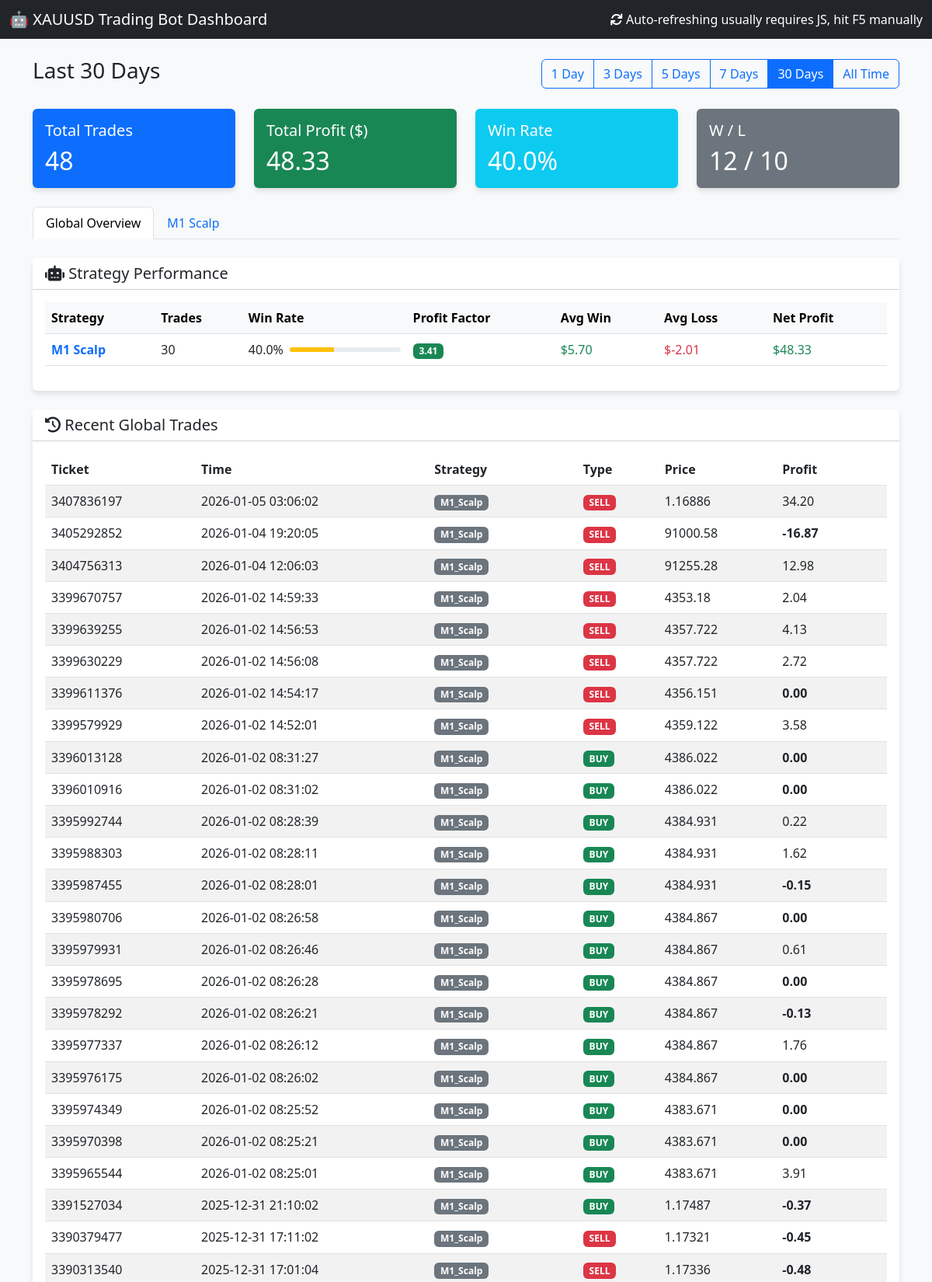
The page / (upper part) on the database its author committed.
### tables this page shows
CREATE TABLE orders (
                ticket INTEGER PRIMARY KEY,
                strategy_name TEXT,
                symbol TEXT,
                order_type TEXT,
                volume REAL,
                open_price REAL,
                sl REAL,
                tp REAL,
                open_time DATETIME,
                close_price REAL,
                profit REAL,
                comment TEXT,
                account_id INTEGER DEFAULT 0
            );

### dashboard.py (the view)
@app.route('/')
def index():
    cur = get_db().cursor()
    days_param = request.args.get('days', '30') # Default 30 days
    if days_param == "all":
        days = 36500 # 100 years approx
        filter_label = "All Time"
    else:
        try:
            days = int(days_param)
            filter_label = f"Last {days} Days"
        except:
            days = 30
            filter_label = "Last 30 Days"
    cutoff_date = datetime.now() - timedelta(days=days)
    cutoff_str = cutoff_date.strftime("%Y-%m-%d %H:%M:%S")
    cur.execute("SELECT * FROM orders WHERE open_time >= ? ORDER BY open_time DESC", (cutoff_str,))
    orders = cur.fetchall()
    total_trades = len(orders)
    total_profit = sum([o['profit'] for o in orders if o['profit'] is not None])
    wins = len([o for o in orders if o['profit'] is not None and o['profit'] > 0])
    losses = len([o for o in orders if o['profit'] is not None and o['profit'] < 0])
    win_rate = (wins / total_trades * 100) if total_trades > 0 else 0
    cur.execute("SELECT * FROM signals ORDER BY timestamp DESC LIMIT 50")
    signals = cur.fetchall()
    cur.execute("SELECT DISTINCT strategy_name FROM orders WHERE strategy_name IS NOT NULL")
    strategies = [row['strategy_name'] for row in cur.fetchall()]
    if not strategies:
        print(f"⚠️ [Dashboard] No strategies found in database")
    else:
        print(f"📊 [Dashboard] Found {len(strategies)} strategies: {strategies}")
    bot_stats = []
    for strat in strategies:
        s_orders = [o for o in orders if o['strategy_name'] == strat and o['profit'] is not None]
        s_total = len(s_orders)
        if s_total == 0: continue
        s_wins = [o for o in s_orders if o['profit'] > 0]
        s_losses = [o for o in s_orders if o['profit'] < 0]
        s_gross_profit = sum([o['profit'] for o in s_wins])
        s_gross_loss = abs(sum([o['profit'] for o in s_losses]))
        s_net_profit = sum([o['profit'] for o in s_orders])
        s_avg_win = (s_gross_profit / len(s_wins)) if s_wins else 0.0
        s_avg_loss = (s_gross_loss / len(s_losses)) if s_losses else 0.0 # Positive number for display
        pf = (s_gross_profit / s_gross_loss) if s_gross_loss > 0 else 99.9
        win_rate = (len(s_wins) / s_total) * 100
        if strat.startswith("M1_Scalp_"):
            display_name = strat.replace("M1_Scalp_", "M1 Scalp ").replace("_", " ")
        else:
            display_name = strat.replace("Strategy_", "").replace("_", " ")
        bot_stats.append({
            "raw_name": strat, # Added for template filtering
            "name": display_name,
            "trades": s_total,
            "win_rate": win_rate,
            "pf": pf,
            "avg_win": s_avg_win,
            "avg_loss": -s_avg_loss, # Make negative for display
            "net_profit": s_net_profit,
            "chart_data": [] # Placeholder
        })
        chart_orders = sorted(s_orders, key=lambda x: x['open_time'])
        equity = 0
        points = []
        for o in chart_orders:
            equity += o['profit']
            points.append({
                'x': o['open_time'],
                'y': equity
            })
        bot_stats[-1]['chart_data'] = points
    desired_order = [
        "Strategy_1_Trend_HA",
        "Strategy_4_UT_Bot",
        "Strategy_2_EMA_ATR",
        "Strategy_5_Filter_First",
        "M1_Scalp_EURUSD",
        "M1_Scalp_XAUUSD",
        "M1_Scalp_BTCUSD"
    ]
    bot_stats_filtered = []
    bot_stats_other = []
    for bot in bot_stats:
        if bot['raw_name'] in desired_order:
            bot_stats_filtered.append(bot)
        else:
            bot_stats_other.append(bot)
    bot_stats_filtered.sort(key=lambda x: desired_order.index(x['raw_name']))
    bot_stats_other.sort(key=lambda x: x['net_profit'], reverse=True)
    bot_stats = bot_stats_filtered + bot_stats_other
    return render_template('index.html',
                           orders=orders,
                           signals=signals,
                           total_trades=total_trades,
                           total_profit=total_profit,
                           win_rate=win_rate,
                           wins=wins,
                           losses=losses,
                           bot_stats=bot_stats,
                           current_filter=days_param,
                           filter_label=filter_label)

### dashboard.py (called while the page is built)
def get_db():
    db = getattr(g, '_database', None)
    if db is None:
        db = g._database = sqlite3.connect(DB_PATH)
        db.row_factory = sqlite3.Row
    return db

@app.teardown_appcontext
def close_connection(exception):
    db = getattr(g, '_database', None)
    if db is not None:
        db.close()

### templates/index.html (shortened to what this page needs)
<!DOCTYPE html>
<html lang="en">
<head>
    <link href="https://cdn.jsdelivr.net/npm/bootstrap@5.3.0/dist/css/bootstrap.min.css" rel="stylesheet">
    <link href="https://cdnjs.cloudflare.com/ajax/libs/font-awesome/6.0.0/css/all.min.css" rel="stylesheet">
</head>
<body>
    <nav class="navbar navbar-dark bg-dark mb-4">
        <div class="container-fluid">
            <span class="navbar-brand mb-0 h1">🤖 XAUUSD Trading Bot Dashboard</span>
            <span class="text-white"><i class="fas fa-sync"></i> Auto-refreshing usually requires JS, hit F5
                manually</span>
        </div>
    </nav>
    <div class="container mb-4">
        <div class="d-flex justify-content-between align-items-center">
            <h3>{{ filter_label }}</h3>
            <div class="btn-group" role="group">
                <a href="/?days=1" class="btn btn-outline-primary {% if current_filter == '1' %}active{% endif %}">1
                    Day</a>
                <a href="/?days=3" class="btn btn-outline-primary {% if current_filter == '3' %}active{% endif %}">3
                    Days</a>
                <a href="/?days=5" class="btn btn-outline-primary {% if current_filter == '5' %}active{% endif %}">5
                    Days</a>
                <a href="/?days=7" class="btn btn-outline-primary {% if current_filter == '7' %}active{% endif %}">7
                    Days</a>
                <a href="/?days=30" class="btn btn-outline-primary {% if current_filter == '30' %}active{% endif %}">30
                    Days</a>
                <a href="/?days=all"
                    class="btn btn-outline-primary {% if current_filter == 'all' %}active{% endif %}">All Time</a>
            </div>
        </div>
    </div>
    <div class="container">
        <div class="row mb-4">
            <div class="col-md-3">
                <div class="card bg-primary text-white">
                    <div class="card-body">
                        <h5 class="card-title">Total Trades</h5>
                        <h2 class="card-text">{{ total_trades }}</h2>
                    </div>
                </div>
            </div>
            <div class="col-md-3">
                <div class="card {% if total_profit >= 0 %}bg-success{% else %}bg-danger{% endif %} text-white">
                    <div class="card-body">
                        <h5 class="card-title">Total Profit ($)</h5>
                        <h2 class="card-text">{{ "%.2f"|format(total_profit) }}</h2>
                    </div>
                </div>
            </div>
            <div class="col-md-3">
                <div class="card bg-info text-white">
                    <div class="card-body">
                        <h5 class="card-title">Win Rate</h5>
                        <h2 class="card-text">{{ "%.1f"|format(win_rate) }}%</h2>
                    </div>
                </div>
            </div>
            <div class="col-md-3">
                <div class="card bg-secondary text-white">
                    <div class="card-body">
                        <h5 class="card-title">W / L</h5>
                        <h2 class="card-text">{{ wins }} / {{ losses }}</h2>
                    </div>
                </div>
            </div>
        </div>
        <ul class="nav nav-tabs mb-4" id="myTab" role="tablist">
            <li class="nav-item" role="presentation">
                <button class="nav-link active" id="overview-tab" data-bs-toggle="tab" data-bs-target="#overview"
                    type="button" role="tab" aria-controls="overview" aria-selected="true">Global Overview</button>
            </li>
            {% for bot in bot_stats %}
            <li class="nav-item" role="presentation">
                <button class="nav-link" id="tab-{{ loop.index }}" data-bs-toggle="tab"
                    data-bs-target="#content-{{ loop.index }}" type="button" role="tab"
                    aria-controls="content-{{ loop.index }}" aria-selected="false">{{ bot.name }}</button>
            </li>
            {% endfor %}
        </ul>
        <div class="tab-content" id="myTabContent">
            <div class="tab-pane fade show active" id="overview" role="tabpanel" aria-labelledby="overview-tab">
                <div class="card mb-4">
                    <div class="card-header bg-white">
                        <h5 class="mb-0"><i class="fas fa-robot"></i> Strategy Performance</h5>
                    </div>
                    <div class="card-body">
                        <div class="table-responsive">
                            <table class="table table-hover align-middle">
                                <thead class="table-light">
                                    <tr>
                                        <th>Strategy</th>
                                        <th>Trades</th>
                                        <th>Win Rate</th>
                                        <th>Profit Factor</th>
                                        <th>Avg Win</th>
                                        <th>Avg Loss</th>
                                        <th>Net Profit</th>
                                    </tr>
                                </thead>
                                <tbody>
                                    {% if bot_stats|length > 0 %}
                                    {% for bot in bot_stats %}
                                    <tr>
                                        <td class="fw-bold text-primary">{{ bot.name }}</td>
                                        <td>{{ bot.trades }}</td>
                                        <td>
                                            <div class="d-flex align-items-center">
                                                <span class="me-2">{{ "%.1f"|format(bot.win_rate) }}%</span>
                                                <div class="progress flex-grow-1" style="height: 6px; width: 60px;">
                                                    <div class="progress-bar {% if bot.win_rate >= 50 %}bg-success{% else %}bg-warning{% endif %}"
                                                        role="progressbar" style="width: {{ bot.win_rate }}%"></div>
                                                </div>
                                            </div>
                                        </td>
                                        <td>
                                            {% if bot.pf >= 1.5 %}
                                            <span class="badge bg-success">{{ "%.2f"|format(bot.pf) }}</span>
                                            {% elif bot.pf >= 1.0 %}
                                            <span class="badge bg-primary">{{ "%.2f"|format(bot.pf) }}</span>
                                            {% else %}
                                            <span class="badge bg-danger">{{ "%.2f"|format(bot.pf) }}</span>
                                            {% endif %}
                                        </td>
                                        <td class="text-success">{{ "$%.2f"|format(bot.avg_win) }}</td>
                                        <td class="text-danger">{{ "$%.2f"|format(bot.avg_loss) }}</td>
                                        <td
                                            class="{% if bot.net_profit <= 0 %}fw-bold{% endif %} {% if bot.net_profit >= 0 %}text-success{% else %}text-danger{% endif %}">
                                            {{ "$%.2f"|format(bot.net_profit) }}
                                        </td>
                                    </tr>
                                    {% endfor %}
                                    {% endif %}
                                </tbody>
                            </table>
                        </div>
                    </div>
                </div>
                <div class="card mb-4">
                    <div class="card-header bg-white">
                        <h5 class="mb-0"><i class="fas fa-history"></i> Recent Global Trades</h5>
                    </div>
                    <div class="card-body">
                        <div class="table-responsive">
                            <table class="table table-hover table-striped">
                                <thead>
                                    <tr>
                                        <th>Ticket</th>
                                        <th>Time</th>
                                        <th>Strategy</th>
                                        <th>Type</th>
                                        <th>Price</th>
                                        <th>Profit</th>
                                    </tr>
                                </thead>
                                <tbody>
                                    {% for order in orders[:50] %}
                                    <tr>
                                        <td>{{ order.ticket }}</td>
                                        <td>{{ order.open_time }}</td>
                                        <td><span class="badge bg-secondary">{{ order.strategy_name }}</span></td>
                                        <td>
                                            {% if order.order_type == 'BUY' %}
                                            <span class="badge badge-buy">BUY</span>
                                            {% else %}
                                            <span class="badge badge-sell">SELL</span>
                                            {% endif %}
                                        </td>
                                        <td>{{ order.open_price }}</td>
                                        <td
                                            class="{% if order.profit is not none and order.profit >= 0 %}profit-pos{% elif order.profit is not none %}profit-neg{% endif %} {% if order.profit is not none and order.profit <= 0 %}fw-bold{% endif %}">
                                            {% if order.profit is not none %}
                                            {{ "%.2f"|format(order.profit) }}
                                            {% else %}
                                            <span class="text-muted">Running</span>
                                            {% endif %}
                                        </td>
                                    </tr>
                                    {% endfor %}
                                </tbody>
                            </table>
                        </div>
                    </div>
                </div>
            </div>
        </div>
    </div>
</body>
</html>

### templates/index.html (style rules this page uses)
body { background-color: #f8f9fa; }
.card { box-shadow: 0 4px 6px rgba(0, 0, 0, 0.1); border: none; }
.profit-pos { color: green; }
.profit-neg { color: red; }
.badge-buy { background-color: #198754; }
.badge-sell { background-color: #dc3545; }

### rows shown on the page
orders: ticket "3407836197", open_time "2026-01-05 03:06:02", strategy_name "M1_Scalp", order_type "SELL", open_price "1.16886", profit "34.20"
orders: ticket "3405292852", open_time "2026-01-04 19:20:05", strategy_name "M1_Scalp", order_type "SELL", open_price "91000.58", profit "-16.87"
orders: ticket "3404756313", open_time "2026-01-04 12:06:03", strategy_name "M1_Scalp", order_type "SELL", open_price "91255.28", profit "12.98"
orders: ticket "3399670757", open_time "2026-01-02 14:59:33", strategy_name "M1_Scalp", order_type "SELL", open_price "4353.18", profit "2.04"
orders: ticket "3399639255", open_time "2026-01-02 14:56:53", strategy_name "M1_Scalp", order_type "SELL", open_price "4357.722", profit "4.13"
orders: ticket "3399630229", open_time "2026-01-02 14:56:08", strategy_name "M1_Scalp", order_type "SELL", open_price "4357.722", profit "2.72"
orders: ticket "3399611376", open_time "2026-01-02 14:54:17", strategy_name "M1_Scalp", order_type "SELL", open_price "4356.151", profit "0.00"
orders: ticket "3399579929", open_time "2026-01-02 14:52:01", strategy_name "M1_Scalp", order_type "SELL", open_price "4359.122", profit "3.58"
orders: ticket "3396013128", open_time "2026-01-02 08:31:27", strategy_name "M1_Scalp", order_type "BUY", open_price "4386.022", profit "0.00"
orders: ticket "3396010916", open_time "2026-01-02 08:31:02", strategy_name "M1_Scalp", order_type "BUY", open_price "4386.022", profit "0.00"
orders: ticket "3395992744", open_time "2026-01-02 08:28:39", strategy_name "M1_Scalp", order_type "BUY", open_price "4384.931", profit "0.22"
orders: ticket "3395988303", open_time "2026-01-02 08:28:11", strategy_name "M1_Scalp", order_type "BUY", open_price "4384.931", profit "1.62"
orders: ticket "3395987455", open_time "2026-01-02 08:28:01", strategy_name "M1_Scalp", order_type "BUY", open_price "4384.931", profit "-0.15"
orders: ticket "3395980706", open_time "2026-01-02 08:26:58", strategy_name "M1_Scalp", order_type "BUY", open_price "4384.867", profit "0.00"
orders: ticket "3395979931", open_time "2026-01-02 08:26:46", strategy_name "M1_Scalp", order_type "BUY", open_price "4384.867", profit "0.61"
orders: ticket "3395978695", open_time "2026-01-02 08:26:28", strategy_name "M1_Scalp", order_type "BUY", open_price "4384.867", profit "0.00"
orders: ticket "3395978292", open_time "2026-01-02 08:26:21", strategy_name "M1_Scalp", order_type "BUY", open_price "4384.867", profit "-0.13"
orders: ticket "3395977337", open_time "2026-01-02 08:26:12", strategy_name "M1_Scalp", order_type "BUY", open_price "4384.867", profit "1.76"
orders: ticket "3395976175", open_time "2026-01-02 08:26:02", strategy_name "M1_Scalp", order_type "BUY", open_price "4384.867", profit "0.00"
orders: ticket "3395974349", open_time "2026-01-02 08:25:52", strategy_name "M1_Scalp", order_type "BUY", open_price "4383.671", profit "0.00"
orders: ticket "3395970398", open_time "2026-01-02 08:25:21", strategy_name "M1_Scalp", order_type "BUY", open_price "4383.671", profit "0.00"
orders: ticket "3395965544", open_time "2026-01-02 08:25:01", strategy_name "M1_Scalp", order_type "BUY", open_price "4383.671", profit "3.91"
orders: ticket "3391527034", open_time "2025-12-31 21:10:02", strategy_name "M1_Scalp", order_type "BUY", open_price "1.17487", profit "-0.37"
orders: ticket "3390379477", open_time "2025-12-31 17:11:02", strategy_name "M1_Scalp", order_type "SELL", open_price "1.17321", profit "-0.45"
orders: ticket "3390313540", open_time "2025-12-31 17:01:04", strategy_name "M1_Scalp", order_type "SELL", open_price "1.17336", profit "-0.48"

### other values the page prints
{{ filter_label }} "Last 30 Days"
{{ total_trades }} "48"
{{ "%.2f"|format(total_profit) }} "48.33"
{{ "%.1f"|format(win_rate) }} "40.0"
{{ wins }} "12"
{{ losses }} "10"
{{ bot.name }} "M1 Scalp"
{{ bot.trades }} "30"
{{ "%.1f"|format(bot.win_rate) }} "40.0"
{{ "%.2f"|format(bot.pf) }} "3.41"
{{ "$%.2f"|format(bot.avg_win) }} "$5.70"
{{ "$%.2f"|format(bot.avg_loss) }} "$-2.01"
{{ "$%.2f"|format(bot.net_profit) }} "$48.33"
